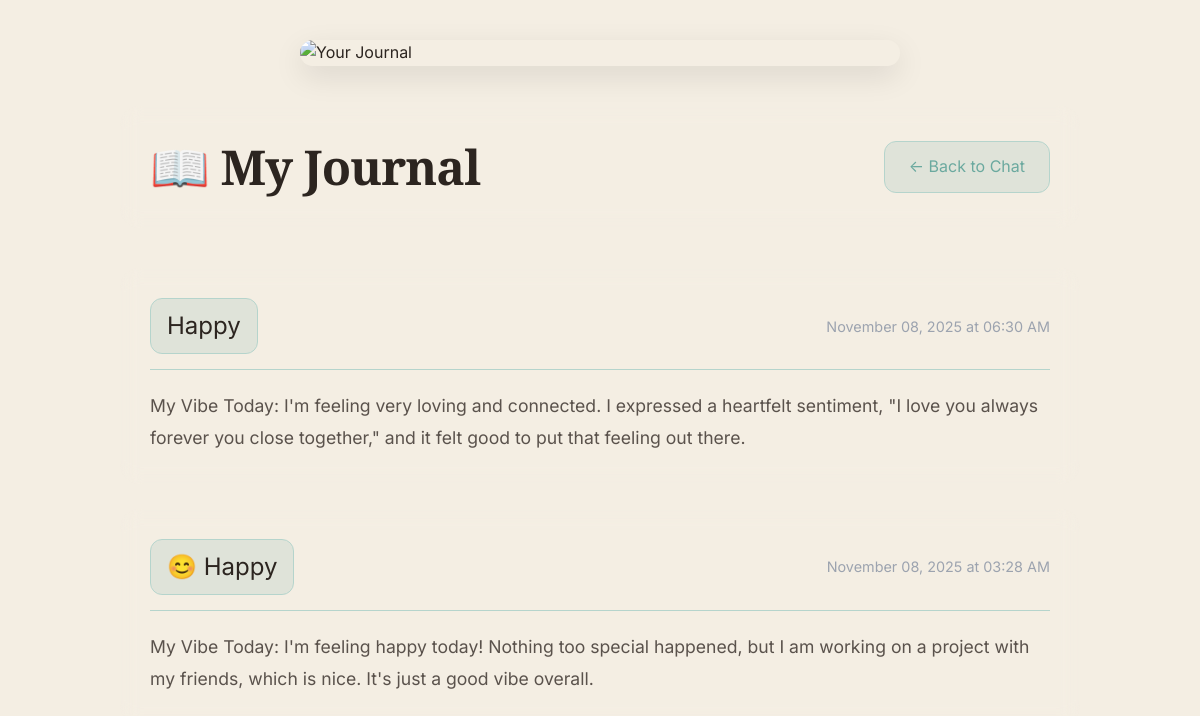
Page /journal (signed in) on the earlier database version.
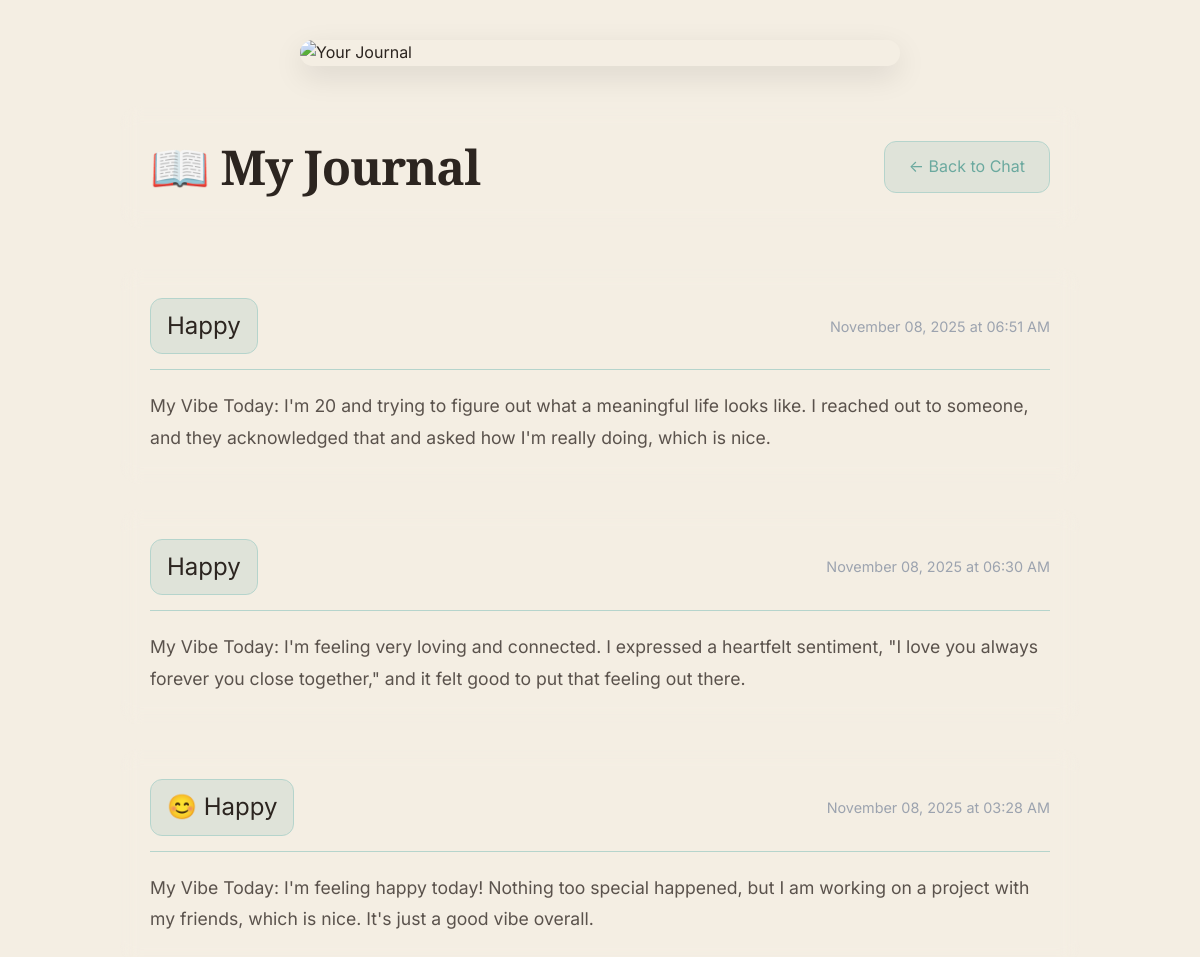
Same page on the later database version.
### models.py (models this page shows, shortened)
class Journal(db.Model):
    __tablename__ = 'journals'
    id = db.Column(db.Integer, primary_key=True)
    user_id = db.Column(db.Integer, db.ForeignKey('users.id'), nullable=False)
    mood = db.Column(db.String(50), nullable=False)
    summary = db.Column(db.Text, nullable=False)
    goal_progress = db.Column(db.Text, nullable=True)
    timestamp = db.Column(db.DateTime, default=datetime.utcnow)

### app.py (the view)
@app.route('/journal')
@login_required
def journal_view():
    journals = Journal.query.filter_by(user_id=current_user.id).order_by(Journal.timestamp.desc()).all()
    return render_template('journal.html', journals=journals)

### app.py (called while the page is built)
@login_manager.user_loader
def load_user(user_id):
    return User.query.get(int(user_id))

### templates/journal.html (shortened to what this page needs)
{% extends "base.html" %}
{% block content %}
<div class="journal-container">
    <div class="journal-hero">
        <img src="{{ url_for('static', filename='images/journal_hero.jpg') }}" alt="Your Journal" class="journal-hero-img">
    </div>
    <div class="journal-header glass">
        <h1 class="glow-text">📖 My Journal</h1>
        <a href="{{ url_for('chatbot') }}" class="btn-back">← Back to Chat</a>
    </div>
    <div class="journal-entries">
        {% if journals %}
            {% for journal in journals %}
            <div class="journal-card glass fade-in">
                <div class="journal-header-info">
                    <span class="mood-badge">{{ journal.mood }}</span>
                    <span class="journal-date">{{ journal.timestamp.strftime('%B %d, %Y at %I:%M %p') }}</span>
                </div>
                <div class="journal-content">
                    <p>{{ journal.summary }}</p>
                </div>
            </div>
            {% endfor %}
        {% else %}
            <div class="empty-state glass">
                <h2>No journal entries yet</h2>
                <p>Start chatting with EmoAI to create your first entry!</p>
                <a href="{{ url_for('chatbot') }}" class="btn-primary glow-btn">Start Chatting</a>
            </div>
        {% endif %}
    </div>
</div>
{% endblock %}

### templates/base.html (shortened to what this page needs)
<!DOCTYPE html>
<html lang="en">
<head>
    <link rel="stylesheet" href="{{ url_for('static', filename='css/main.css') }}">
</head>
<body>
    {% block content %}{% endblock %}
</body>
</html>

### static/css/main.css (style rules this page uses)
* { margin: 0; padding: 0; box-sizing: border-box; }
:root { --primary-color: #4A5454; --secondary-color: #6E7878; --accent-color: #6BA99F; --accent-light: #7DBFB3; --accent-peach: #E8B5A6; --accent-lavender: #C9B5E3; --accent-tan: #D4A89A; --bg-primary: #FDF8F3; --bg-secondary: #F4EEE3; --bg-accent: #EBE4D9; --bg-warm: #F9F3ED; --bg-sage-light: #E8F0ED; --bg-peach-light: #FDF6F3; --text-primary: #2C2520; --text-secondary: #5A524C; --text-muted: #8B7F74; --text-sage: #456A64; --border-color: #E5DACF; --border-sage: #B5D4CC; --shadow-sm: 0 2px 4px 0 rgba(74, 84, 84, 0.08), 0 1px 2px 0 rgba(74, 84, 84, 0.06); --shadow-md: 0 4px 8px -2px rgba(74, 84, 84, 0.12), 0 2px 4px -1px rgba(74, 84, 84, 0.08); --shadow-lg: 0 10px 20px -5px rgba(74, 84, 84, 0.14), 0 4px 8px -2px rgba(74, 84, 84, 0.1); --shadow-xl: 0 20px 30px -8px rgba(74, 84, 84, 0.16), 0 10px 15px -5px rgba(74, 84, 84, 0.12); --shadow-warm: 0 8px 24px rgba(232, 181, 166, 0.15); }
body { font-family: 'Inter', -apple-system, BlinkMacSystemFont, 'Segoe UI', sans-serif; background: var(--bg-secondary); color: var(--text-primary); min-height: 100vh; line-height: 1.6; -webkit-font-smoothing: antialiased; -moz-osx-font-smoothing: grayscale; }
h1, h2, h3, h4, h5, h6 { font-family: 'Playfair Display', serif; font-weight: 600; line-height: 1.3; color: var(--text-primary); letter-spacing: -0.02em; }
h1 { font-size: 3rem; font-weight: 700; }
html { scroll-behavior: smooth; }

### templates/journal.html (style rules this page uses)
.journal-container { min-height: 100vh; padding: 40px 20px; max-width: 1000px; margin: 0 auto; }
.journal-hero { width: 100%; max-width: 600px; margin: 0 auto 40px; border-radius: 20px; overflow: hidden; box-shadow: 0 10px 30px rgba(0, 0, 0, 0.1); }
.journal-hero-img { width: 100%; height: auto; display: block; object-fit: cover; }
.journal-header { display: flex; justify-content: space-between; align-items: center; padding: 30px; border-radius: 20px; margin-bottom: 40px; backdrop-filter: blur(10px); }
.btn-back { background: rgba(107, 169, 159, 0.15); padding: 12px 24px; border-radius: 12px; color: var(--accent-color); text-decoration: none; transition: all 0.3s; border: 1px solid var(--border-sage); }
.journal-entries { display: flex; flex-direction: column; gap: 25px; }
.journal-card { padding: 30px; border-radius: 20px; backdrop-filter: blur(10px); animation: slideUp 0.5s ease-out; }
.journal-header-info { display: flex; justify-content: space-between; align-items: center; margin-bottom: 20px; padding-bottom: 15px; border-bottom: 1px solid var(--border-sage); }
.mood-badge { font-size: 1.5rem; padding: 8px 16px; background: rgba(107, 169, 159, 0.15); border-radius: 12px; border: 1px solid var(--border-sage); }
.journal-date { color: #9ca3af; font-size: 0.9rem; }
.journal-content p { color: var(--text-secondary); line-height: 1.8; font-size: 1.1rem; }

Differences in the rows shown:
added Journal: mood "Happy", timestamp "November 08, 2025 at 06:51 AM", summary "My Vibe Today: I'm 20 and trying to figure out what a meaningful life looks like. I reached out to someone, and they acknowledged that and asked how I'm really doing, which is nice."
